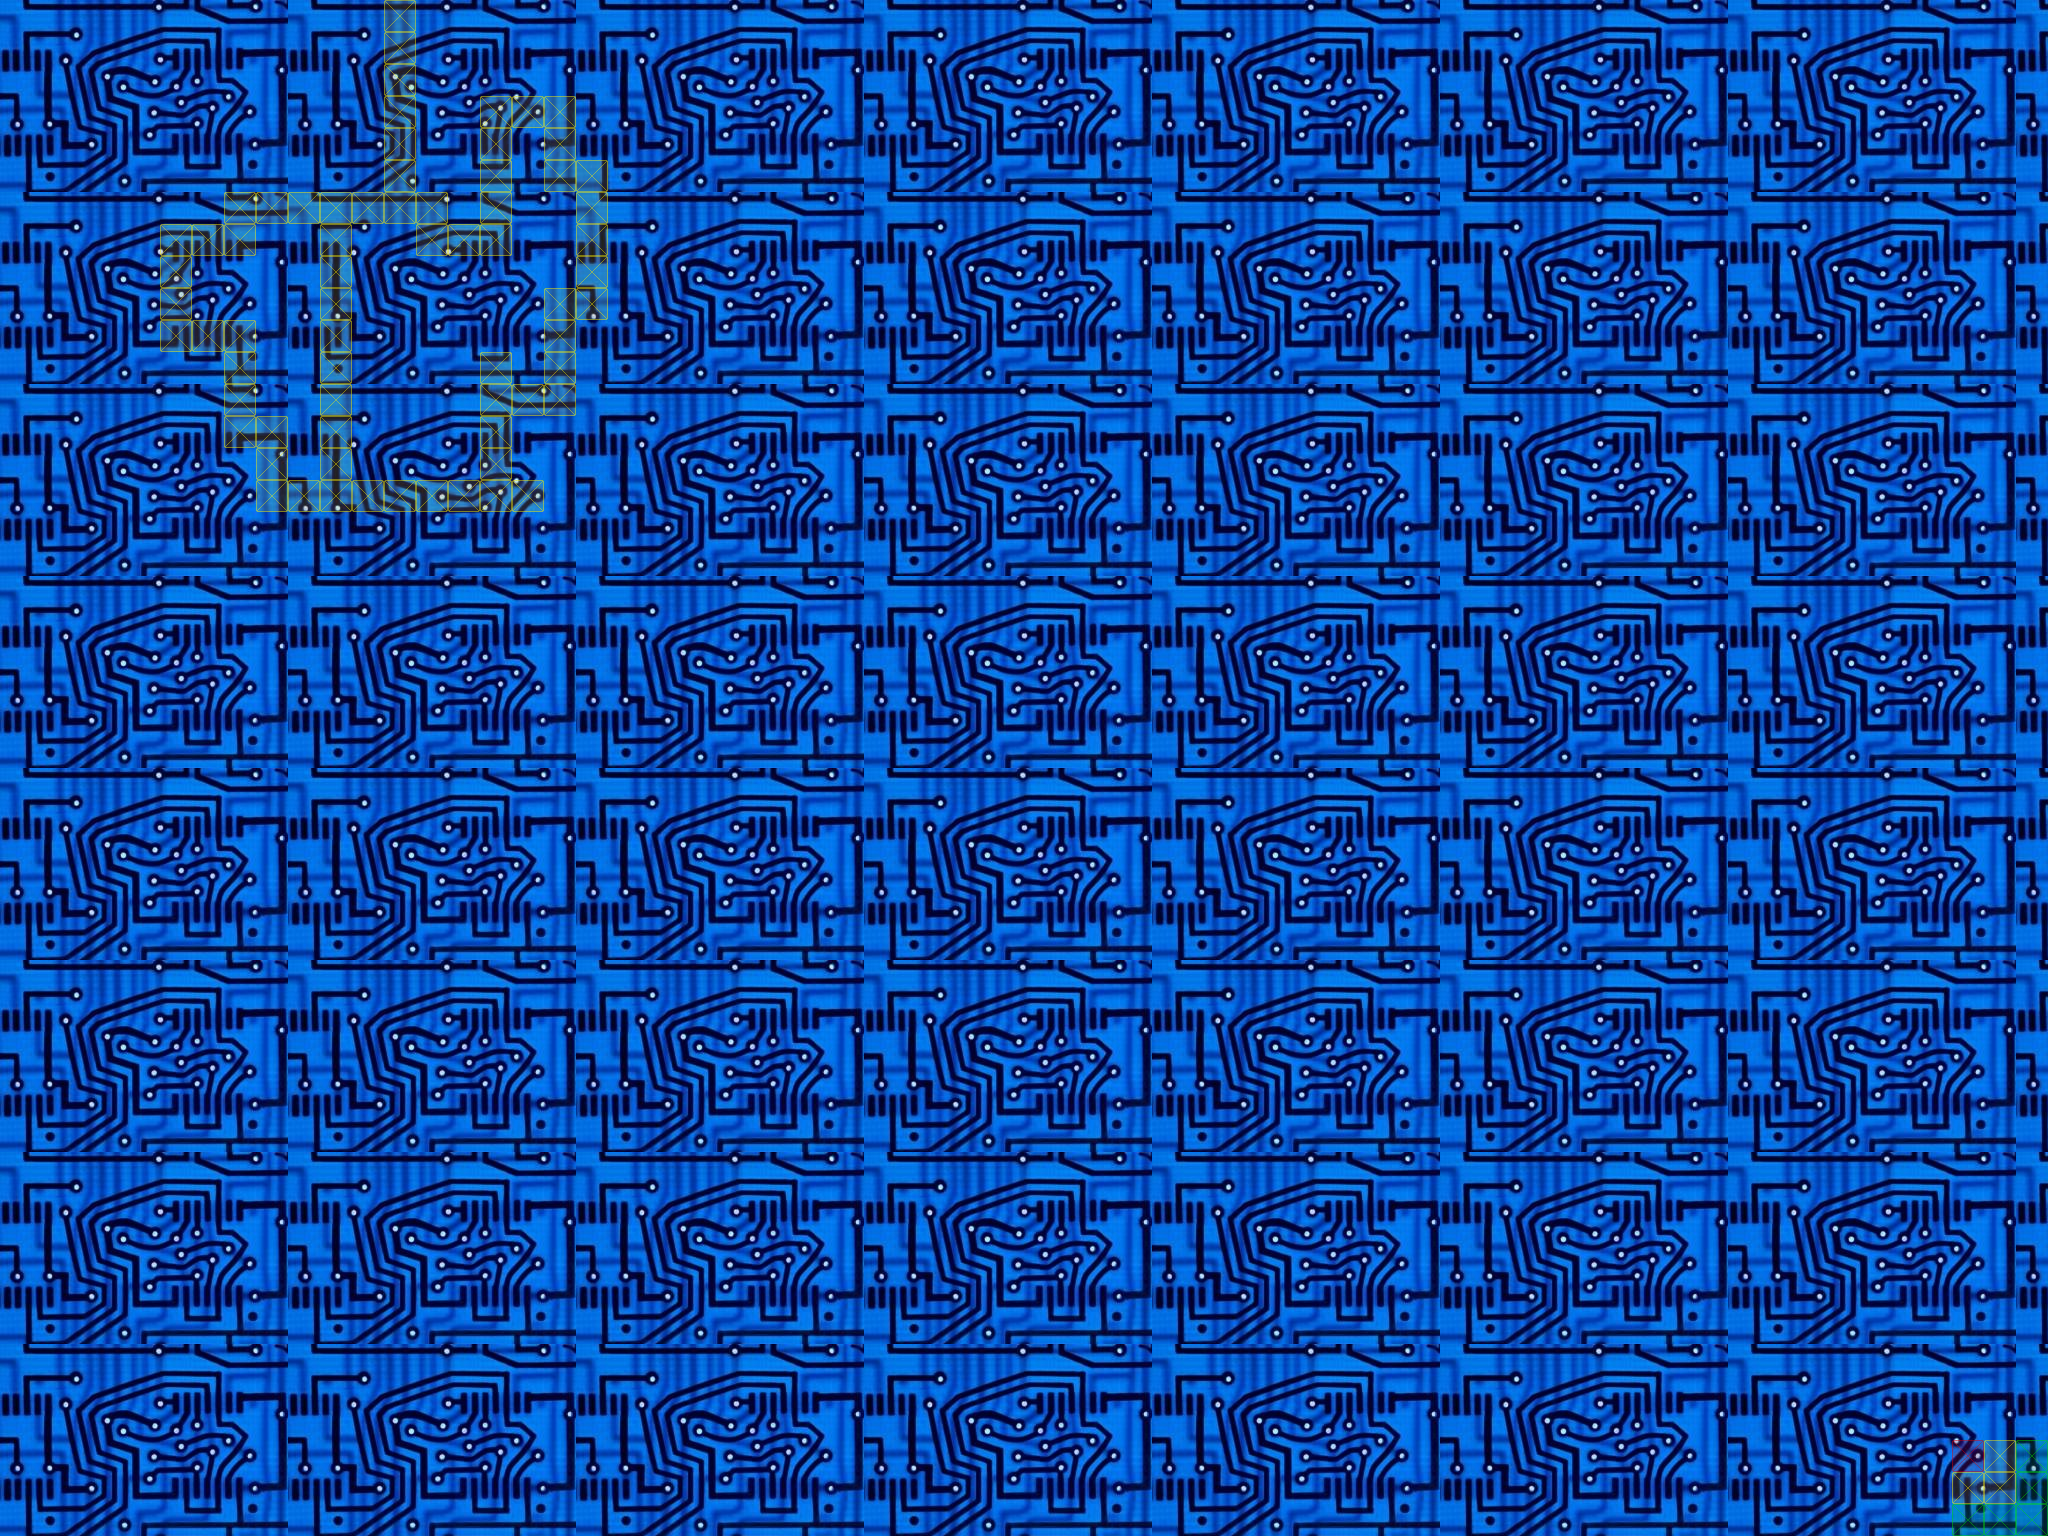

The image is a tile-based game level rendered from a .tmx file. Its description and source (layers, tilesets, objects; grid data summarised) follow:
An orthogonal 64x48 tile map with 32x32 px tiles, 2 tile layers (pcb, Path), 5 tilesets and 5 objects (start, goal, steve, bob, capt).

<map version="1.0" orientation="orthogonal" width="64" height="48" tilewidth="32" tileheight="32">
 <tileset firstgid="1" name="pcb_background" tilewidth="32" tileheight="32">
  <image source="pcb.jpg" width="500" height="402" />
 </tileset>
 <tileset firstgid="181" name="green_pcb" tilewidth="32" tileheight="32">
  <image source="green_pcb.jpg" width="512" height="512" />
 </tileset>
 <tileset firstgid="437" name="blue_pcb" tilewidth="32" tileheight="32">
  <image source="blue_pcb.jpg" width="512" height="256" />
 </tileset>
 <tileset firstgid="565" name="system" tilewidth="32" tileheight="32">
  <image source="system.png" width="64" height="64" />
 </tileset>
 <tileset firstgid="569" name="StandingCI2" tilewidth="32" tileheight="64">
  <image source="StandingCI2.png" width="32" height="64" />
 </tileset>
 <layer name="pcb" width="64" height="48">
  <data>[3072 cells, 3072 non-empty, 54 distinct tile ids]</data>
 </layer>
 <layer name="Path" width="64" height="48">
  <data>[3072 cells, 77 non-empty, 3 distinct tile ids]</data>
 </layer>
 <objectgroup name="triggers" width="64" height="48">
  <object name="start" gid="567" x="512" y="512" width="32" height="32" />
  <object name="goal" gid="567" x="384" y="32" width="32" height="32" />
  <object name="steve" gid="566" x="544" y="352" width="32" height="32">
   <properties>
    <property name="owner" value="gmover" />
    <property name="type" value="enemy" />
   </properties>
  </object>
  <object name="bob" gid="566" x="448" y="512" width="32" height="32">
   <properties>
    <property name="owner" value="gmover" />
    <property name="type" value="enemy" />
   </properties>
  </object>
  <object name="capt" gid="569" x="320" y="352" width="32" height="64">
   <properties>
    <property name="owner" value="gmover" />
    <property name="type" value="enemy" />
   </properties>
  </object>
 </objectgroup>
</map>